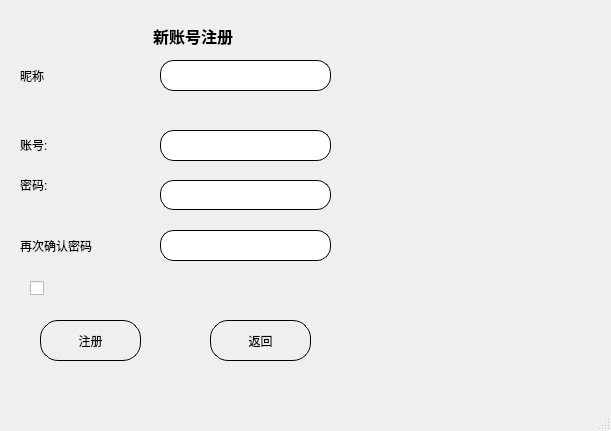
<?xml version="1.0" encoding="UTF-8"?>
<ui version="4.0">
 <class>SignUp</class>
 <widget class="QMainWindow" name="SignUp">
  <property name="geometry">
   <rect>
    <x>0</x>
    <y>0</y>
    <width>611</width>
    <height>431</height>
   </rect>
  </property>
  <property name="windowTitle">
   <string>MainWindow</string>
  </property>
  <property name="styleSheet">
   <string notr="true"/>
  </property>
  <widget class="QWidget" name="centralwidget">
   <widget class="QLabel" name="label_accountSignUp">
    <property name="geometry">
     <rect>
      <x>20</x>
      <y>10</y>
      <width>346</width>
      <height>51</height>
     </rect>
    </property>
    <property name="font">
     <font>
      <pointsize>12</pointsize>
      <weight>75</weight>
      <bold>true</bold>
     </font>
    </property>
    <property name="text">
     <string>新账号注册</string>
    </property>
    <property name="alignment">
     <set>Qt::AlignCenter</set>
    </property>
   </widget>
   <widget class="QLabel" name="label_account1">
    <property name="geometry">
     <rect>
      <x>20</x>
      <y>130</y>
      <width>100</width>
      <height>30</height>
     </rect>
    </property>
    <property name="minimumSize">
     <size>
      <width>100</width>
      <height>0</height>
     </size>
    </property>
    <property name="maximumSize">
     <size>
      <width>100</width>
      <height>16777215</height>
     </size>
    </property>
    <property name="text">
     <string>账号: </string>
    </property>
   </widget>
   <widget class="QLineEdit" name="lineEdit_account1">
    <property name="geometry">
     <rect>
      <x>160</x>
      <y>130</y>
      <width>171</width>
      <height>31</height>
     </rect>
    </property>
    <property name="minimumSize">
     <size>
      <width>0</width>
      <height>30</height>
     </size>
    </property>
    <property name="styleSheet">
     <string notr="true">QLineEdit#lineEdit_account1 
{border-radius:14px;
					padding: 2 30 2 10;
        			border-width: 1px;
        			border-style: solid;
       				border-color: black;
}</string>
    </property>
    <property name="maxLength">
     <number>30</number>
    </property>
   </widget>
   <widget class="QLabel" name="label_passwd1">
    <property name="geometry">
     <rect>
      <x>20</x>
      <y>170</y>
      <width>100</width>
      <height>30</height>
     </rect>
    </property>
    <property name="minimumSize">
     <size>
      <width>100</width>
      <height>0</height>
     </size>
    </property>
    <property name="maximumSize">
     <size>
      <width>100</width>
      <height>16777215</height>
     </size>
    </property>
    <property name="text">
     <string>密码: </string>
    </property>
   </widget>
   <widget class="QLineEdit" name="lineEdit_passwd1">
    <property name="geometry">
     <rect>
      <x>160</x>
      <y>180</y>
      <width>171</width>
      <height>30</height>
     </rect>
    </property>
    <property name="minimumSize">
     <size>
      <width>0</width>
      <height>30</height>
     </size>
    </property>
    <property name="styleSheet">
     <string notr="true">QLineEdit#lineEdit_passwd1
 {border-radius:14px;
					padding: 2 10 2 16;
        			border-width: 1px;
        			border-style: solid;
       				border-color: black;
}</string>
    </property>
    <property name="maxLength">
     <number>30</number>
    </property>
    <property name="echoMode">
     <enum>QLineEdit::PasswordEchoOnEdit</enum>
    </property>
   </widget>
   <widget class="QLineEdit" name="lineEdit_passwd2">
    <property name="geometry">
     <rect>
      <x>160</x>
      <y>230</y>
      <width>171</width>
      <height>31</height>
     </rect>
    </property>
    <property name="minimumSize">
     <size>
      <width>0</width>
      <height>30</height>
     </size>
    </property>
    <property name="styleSheet">
     <string notr="true">QLineEdit#lineEdit_passwd2
 {border-radius:14px;
					padding: 2 30 2 10;
        			border-width: 1px;
        			border-style: solid;
       				border-color: black;
}</string>
    </property>
   </widget>
   <widget class="QPushButton" name="pushButton_unseenSignUp_1">
    <property name="geometry">
     <rect>
      <x>340</x>
      <y>180</y>
      <width>30</width>
      <height>30</height>
     </rect>
    </property>
    <property name="styleSheet">
     <string notr="true">QPushButton#pushButton_unseenSignUp_1{

    border: 1px solid gray;
    background-color: rgba(0, 0, 0, 0); /* 完全透明 */
    border: none; /* 去掉边框 */
    border-radius: 15px; /* 设置为半径的一半 */
    min-width: 30px;  /* 设置最小宽度 */
    min-height: 30px; /* 设置最小高度 */
    max-width: 30px;  /* 设置最大宽度 */
    max-height: 30px; /* 设置最大高度 */
    text-align: center; /* 使文本居中 */
}
QPushButton#pushButton_unseenSignUp_1:hover {  
    /* 悬停状态样式 */  
    background-color: rgba(100, 255, 100, 0.5); /* 淡绿色，半透明 */  
    /* 可以添加其他悬停状态的样式 */  
}  
  
QPushButton#pushButton_unseenSignUp_1:pressed {  
    /* 按下状态样式 */  
    background-color: rgb(0, 100, 0); /* 深绿色 */  
    /* 可以添加其他按下状态的样式 */  
}
</string>
    </property>
    <property name="text">
     <string/>
    </property>
   </widget>
   <widget class="QPushButton" name="pushButton_unseenSignUp_2">
    <property name="geometry">
     <rect>
      <x>340</x>
      <y>230</y>
      <width>30</width>
      <height>30</height>
     </rect>
    </property>
    <property name="styleSheet">
     <string notr="true">QPushButton#pushButton_unseenSignUp_2{

    border: 1px solid gray;
    background-color: rgba(0, 0, 0, 0); /* 完全透明 */
    border: none; /* 去掉边框 */
    border-radius: 15px; /* 设置为半径的一半 */
    min-width: 30px;  /* 设置最小宽度 */
    min-height: 30px; /* 设置最小高度 */
    max-width: 30px;  /* 设置最大宽度 */
    max-height: 30px; /* 设置最大高度 */
    text-align: center; /* 使文本居中 */
}
QPushButton#pushButton_unseenSignUp_2:hover {  
    /* 悬停状态样式 */  
    background-color: rgba(100, 255, 100, 0.5); /* 淡绿色，半透明 */  
    /* 可以添加其他悬停状态的样式 */  
}  
  
QPushButton#pushButton_unseenSignUp_2:pressed {  
    /* 按下状态样式 */  
    background-color: rgb(0, 100, 0); /* 深绿色 */  
    /* 可以添加其他按下状态的样式 */  
}
</string>
    </property>
    <property name="text">
     <string/>
    </property>
   </widget>
   <widget class="QLabel" name="label_passwd2">
    <property name="geometry">
     <rect>
      <x>20</x>
      <y>230</y>
      <width>111</width>
      <height>31</height>
     </rect>
    </property>
    <property name="text">
     <string>再次确认密码</string>
    </property>
   </widget>
   <widget class="QPushButton" name="pushButton_signupfinal">
    <property name="geometry">
     <rect>
      <x>40</x>
      <y>320</y>
      <width>101</width>
      <height>41</height>
     </rect>
    </property>
    <property name="styleSheet">
     <string notr="true">QPushButton#pushButton_signupfinal
 {border-radius:18px;
        				  border-width: 1px;
        				  border-style: solid;
       					  border-color: black;
}
QPushButton#pushButton_signupfinal:hover {  
    /* 悬停状态样式 */  
    background-color: rgba(100, 255, 100, 0.5); /* 淡绿色，半透明 */  
    /* 可以添加其他悬停状态的样式 */  
}  
  
QPushButton#pushButton_signupfinal:pressed {  
    /* 按下状态样式 */  
    background-color: rgb(0, 100, 0); /* 深绿色 */  
    /* 可以添加其他按下状态的样式 */  
}</string>
    </property>
    <property name="text">
     <string>注册</string>
    </property>
   </widget>
   <widget class="QPushButton" name="backtomain">
    <property name="geometry">
     <rect>
      <x>210</x>
      <y>320</y>
      <width>101</width>
      <height>41</height>
     </rect>
    </property>
    <property name="styleSheet">
     <string notr="true">QPushButton#backtomain
 {border-radius:18px;
        				  border-width: 1px;
        				  border-style: solid;
       					  border-color: black;
}
QPushButton#backtomain:hover {  
    /* 悬停状态样式 */  
    background-color: rgba(100, 255, 100, 0.5); /* 淡绿色，半透明 */  
    /* 可以添加其他悬停状态的样式 */  
}  
  
QPushButton#backtomain:pressed {  
    /* 按下状态样式 */  
    background-color: rgb(0, 100, 0); /* 深绿色 */  
    /* 可以添加其他按下状态的样式 */  
}</string>
    </property>
    <property name="text">
     <string>返回</string>
    </property>
   </widget>
   <widget class="QCheckBox" name="checkBox_indicator">
    <property name="geometry">
     <rect>
      <x>30</x>
      <y>280</y>
      <width>16</width>
      <height>16</height>
     </rect>
    </property>
    <property name="cursor">
     <cursorShape>PointingHandCursor</cursorShape>
    </property>
    <property name="styleSheet">
     <string notr="true">QCheckBox::#CheckBox_indicator {
    border: 1px solid black;
    width: 14px;
    height: 14px;
    border-radius: 8px;
    background-color: white; /* 默认背景色 */
};
</string>
    </property>
    <property name="text">
     <string/>
    </property>
   </widget>
   <widget class="QLabel" name="label_readme">
    <property name="geometry">
     <rect>
      <x>60</x>
      <y>280</y>
      <width>251</width>
      <height>20</height>
     </rect>
    </property>
    <property name="text">
     <string/>
    </property>
   </widget>
   <widget class="QLabel" name="label_signup_right">
    <property name="geometry">
     <rect>
      <x>380</x>
      <y>-2</y>
      <width>221</width>
      <height>391</height>
     </rect>
    </property>
    <property name="styleSheet">
     <string notr="true">border-image: url(:/images/SignUp_right.png);</string>
    </property>
    <property name="text">
     <string/>
    </property>
   </widget>
   <widget class="QLabel" name="label">
    <property name="geometry">
     <rect>
      <x>20</x>
      <y>60</y>
      <width>101</width>
      <height>31</height>
     </rect>
    </property>
    <property name="text">
     <string>昵称</string>
    </property>
   </widget>
   <widget class="QLineEdit" name="lineEdit_nickname">
    <property name="geometry">
     <rect>
      <x>160</x>
      <y>60</y>
      <width>171</width>
      <height>31</height>
     </rect>
    </property>
    <property name="minimumSize">
     <size>
      <width>0</width>
      <height>30</height>
     </size>
    </property>
    <property name="styleSheet">
     <string notr="true">QLineEdit#lineEdit_nickname
{border-radius:14px;
					padding: 2 30 2 10;
        			border-width: 1px;
        			border-style: solid;
       				border-color: black;
}</string>
    </property>
    <property name="maxLength">
     <number>30</number>
    </property>
   </widget>
  </widget>
  <widget class="QMenuBar" name="menubar">
   <property name="geometry">
    <rect>
     <x>0</x>
     <y>0</y>
     <width>611</width>
     <height>17</height>
    </rect>
   </property>
  </widget>
  <widget class="QStatusBar" name="statusbar"/>
 </widget>
 <resources/>
 <connections/>
</ui>
